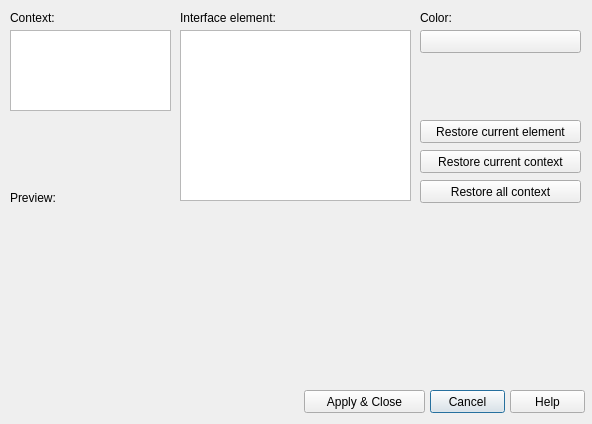
<?xml version="1.0" encoding="UTF-8"?>
<ui version="4.0">
 <class>WindowColor_Dialog</class>
 <widget class="QDialog" name="WindowColor_Dialog">
  <property name="geometry">
   <rect>
    <x>0</x>
    <y>0</y>
    <width>592</width>
    <height>424</height>
   </rect>
  </property>
  <property name="minimumSize">
   <size>
    <width>592</width>
    <height>424</height>
   </size>
  </property>
  <property name="maximumSize">
   <size>
    <width>592</width>
    <height>424</height>
   </size>
  </property>
  <property name="windowTitle">
   <string>QAD - Drawing window Colors</string>
  </property>
  <widget class="QPushButton" name="Button_Cancel">
   <property name="geometry">
    <rect>
     <x>430</x>
     <y>390</y>
     <width>75</width>
     <height>23</height>
    </rect>
   </property>
   <property name="text">
    <string>Cancel</string>
   </property>
  </widget>
  <widget class="QPushButton" name="Button_Help">
   <property name="geometry">
    <rect>
     <x>510</x>
     <y>390</y>
     <width>75</width>
     <height>23</height>
    </rect>
   </property>
   <property name="text">
    <string>Help</string>
   </property>
  </widget>
  <widget class="QPushButton" name="Button_ApplyClose">
   <property name="geometry">
    <rect>
     <x>304</x>
     <y>390</y>
     <width>121</width>
     <height>23</height>
    </rect>
   </property>
   <property name="text">
    <string>Apply &amp;&amp; Close</string>
   </property>
  </widget>
  <widget class="QLabel" name="label">
   <property name="geometry">
    <rect>
     <x>10</x>
     <y>10</y>
     <width>161</width>
     <height>16</height>
    </rect>
   </property>
   <property name="text">
    <string>Context:</string>
   </property>
  </widget>
  <widget class="QListView" name="listView_Context">
   <property name="geometry">
    <rect>
     <x>10</x>
     <y>30</y>
     <width>161</width>
     <height>81</height>
    </rect>
   </property>
  </widget>
  <widget class="QListView" name="listView_Element">
   <property name="geometry">
    <rect>
     <x>180</x>
     <y>30</y>
     <width>231</width>
     <height>171</height>
    </rect>
   </property>
  </widget>
  <widget class="QLabel" name="label_2">
   <property name="geometry">
    <rect>
     <x>180</x>
     <y>10</y>
     <width>161</width>
     <height>16</height>
    </rect>
   </property>
   <property name="text">
    <string>Interface element:</string>
   </property>
  </widget>
  <widget class="QPushButton" name="Button_ColorDummy">
   <property name="geometry">
    <rect>
     <x>420</x>
     <y>30</y>
     <width>161</width>
     <height>23</height>
    </rect>
   </property>
   <property name="text">
    <string/>
   </property>
  </widget>
  <widget class="QPushButton" name="Button_RestoreCurrElement">
   <property name="geometry">
    <rect>
     <x>420</x>
     <y>120</y>
     <width>161</width>
     <height>23</height>
    </rect>
   </property>
   <property name="text">
    <string>Restore current element</string>
   </property>
  </widget>
  <widget class="QPushButton" name="Button_RestoreCurrContext">
   <property name="geometry">
    <rect>
     <x>420</x>
     <y>150</y>
     <width>161</width>
     <height>23</height>
    </rect>
   </property>
   <property name="text">
    <string>Restore current context</string>
   </property>
  </widget>
  <widget class="QPushButton" name="Button_RestoreAllContext">
   <property name="geometry">
    <rect>
     <x>420</x>
     <y>180</y>
     <width>161</width>
     <height>23</height>
    </rect>
   </property>
   <property name="text">
    <string>Restore all context</string>
   </property>
  </widget>
  <widget class="QWidget" name="widget_Preview" native="true">
   <property name="geometry">
    <rect>
     <x>10</x>
     <y>210</y>
     <width>401</width>
     <height>171</height>
    </rect>
   </property>
  </widget>
  <widget class="QLabel" name="label_3">
   <property name="geometry">
    <rect>
     <x>10</x>
     <y>190</y>
     <width>161</width>
     <height>16</height>
    </rect>
   </property>
   <property name="text">
    <string>Preview:</string>
   </property>
  </widget>
  <widget class="QLabel" name="label_4">
   <property name="geometry">
    <rect>
     <x>420</x>
     <y>10</y>
     <width>161</width>
     <height>16</height>
    </rect>
   </property>
   <property name="text">
    <string>Color:</string>
   </property>
  </widget>
 </widget>
 <resources/>
 <connections>
  <connection>
   <sender>Button_Cancel</sender>
   <signal>clicked()</signal>
   <receiver>WindowColor_Dialog</receiver>
   <slot>Button_Cancel_Pressed()</slot>
   <hints>
    <hint type="sourcelabel">
     <x>397</x>
     <y>403</y>
    </hint>
    <hint type="destinationlabel">
     <x>72</x>
     <y>405</y>
    </hint>
   </hints>
  </connection>
  <connection>
   <sender>Button_Help</sender>
   <signal>clicked()</signal>
   <receiver>WindowColor_Dialog</receiver>
   <slot>ButtonHELP_Pressed()</slot>
   <hints>
    <hint type="sourcelabel">
     <x>464</x>
     <y>404</y>
    </hint>
    <hint type="destinationlabel">
     <x>131</x>
     <y>409</y>
    </hint>
   </hints>
  </connection>
  <connection>
   <sender>Button_RestoreCurrElement</sender>
   <signal>clicked()</signal>
   <receiver>WindowColor_Dialog</receiver>
   <slot>Button_RestoreCurrElement_clicked()</slot>
   <hints>
    <hint type="sourcelabel">
     <x>482</x>
     <y>135</y>
    </hint>
    <hint type="destinationlabel">
     <x>550</x>
     <y>238</y>
    </hint>
   </hints>
  </connection>
  <connection>
   <sender>Button_RestoreCurrContext</sender>
   <signal>clicked()</signal>
   <receiver>WindowColor_Dialog</receiver>
   <slot>Button_RestoreCurrContext_clicked()</slot>
   <hints>
    <hint type="sourcelabel">
     <x>465</x>
     <y>162</y>
    </hint>
    <hint type="destinationlabel">
     <x>549</x>
     <y>274</y>
    </hint>
   </hints>
  </connection>
  <connection>
   <sender>Button_RestoreAllContext</sender>
   <signal>clicked()</signal>
   <receiver>WindowColor_Dialog</receiver>
   <slot>Button_RestoreAllContext_clicked()</slot>
   <hints>
    <hint type="sourcelabel">
     <x>447</x>
     <y>185</y>
    </hint>
    <hint type="destinationlabel">
     <x>547</x>
     <y>309</y>
    </hint>
   </hints>
  </connection>
  <connection>
   <sender>Button_ApplyClose</sender>
   <signal>clicked()</signal>
   <receiver>WindowColor_Dialog</receiver>
   <slot>Button_ApplyClose_Pressed()</slot>
   <hints>
    <hint type="sourcelabel">
     <x>314</x>
     <y>403</y>
    </hint>
    <hint type="destinationlabel">
     <x>21</x>
     <y>398</y>
    </hint>
   </hints>
  </connection>
 </connections>
 <slots>
  <slot>Button_ApplyClose_Pressed()</slot>
  <slot>Button_Cancel_Pressed()</slot>
  <slot>ButtonHELP_Pressed()</slot>
  <slot>Button_RestoreCurrElement_clicked()</slot>
  <slot>Button_RestoreCurrContext_clicked()</slot>
  <slot>Button_RestoreAllContext_clicked()</slot>
 </slots>
</ui>
